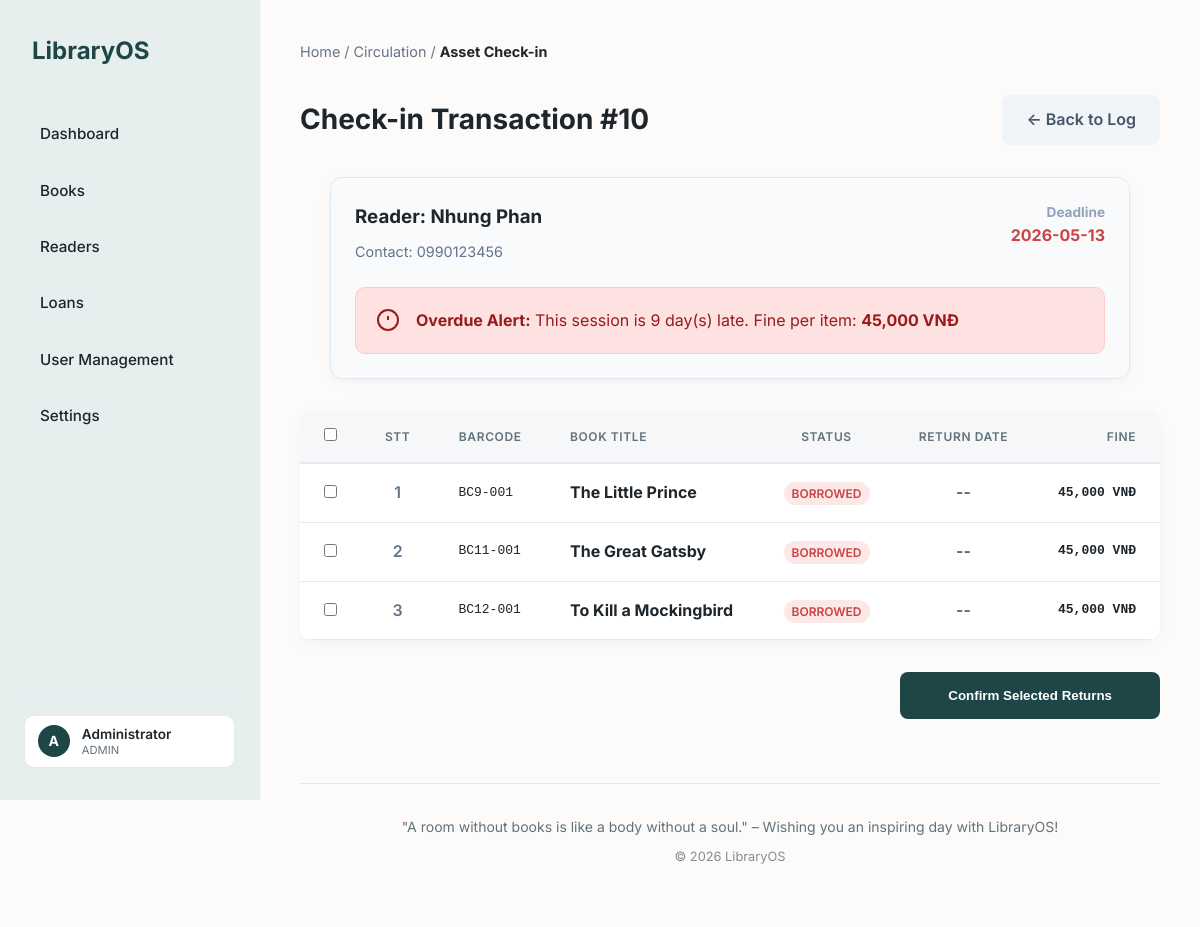
Before: /loan/return.php?loan_id=10 (signed in) with the older database file.
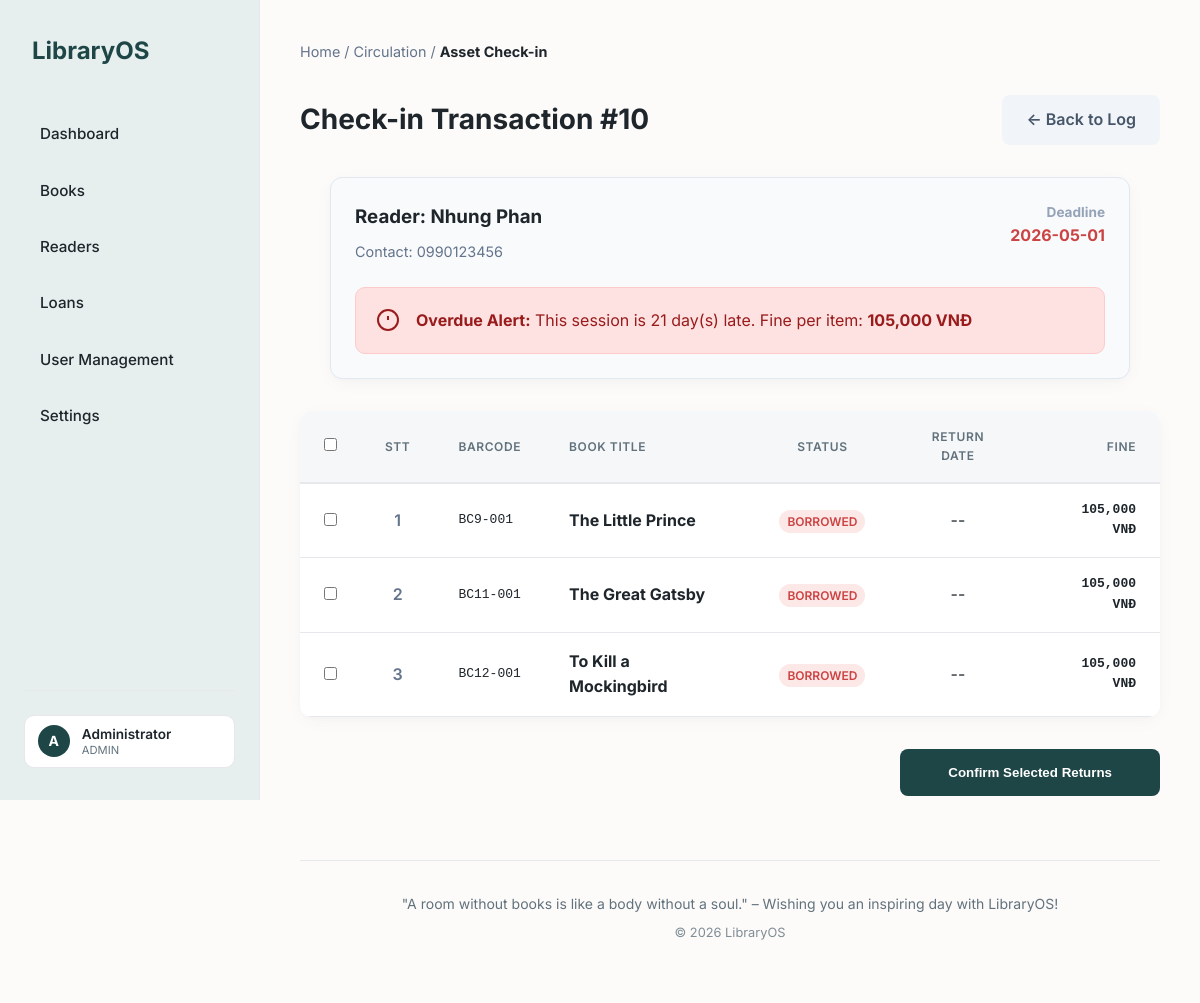
After: the same page with the newer database file.
### tables this page shows
CREATE TABLE loans (
    id INT AUTO_INCREMENT PRIMARY KEY,
    reader_id INT,
    borrow_date DATE DEFAULT (CURRENT_DATE),
    due_date DATE NOT NULL,
    status ENUM('ongoing', 'partial', 'closed') DEFAULT 'ongoing',
    created_at TIMESTAMP DEFAULT CURRENT_TIMESTAMP,
    FOREIGN KEY (reader_id) REFERENCES readers(id)
);

CREATE TABLE settings (
    setting_key VARCHAR(50) PRIMARY KEY,
    setting_value VARCHAR(255) NOT NULL,
    description TEXT
);

CREATE TABLE loan_details (
    id INT AUTO_INCREMENT PRIMARY KEY,
    loan_id INT,
    book_copy_id INT,  
    return_date DATE NULL,  
    fine_amount DECIMAL(10,2) DEFAULT 0,  
    status ENUM('borrowed', 'returned') DEFAULT 'borrowed',
    FOREIGN KEY (loan_id) REFERENCES loans(id) ON DELETE CASCADE,
    FOREIGN KEY (book_copy_id) REFERENCES book_copies(id)
);

CREATE TABLE readers (
    id INT AUTO_INCREMENT PRIMARY KEY,
    name VARCHAR(150) NOT NULL,
    phone VARCHAR(20) UNIQUE,
    email VARCHAR(100) UNIQUE,
    address TEXT,
    dob DATE,
    gender ENUM('male', 'female', 'other') DEFAULT 'male',
    status ENUM('active', 'inactive') DEFAULT 'active',  
    created_at TIMESTAMP DEFAULT CURRENT_TIMESTAMP
);

CREATE TABLE book_copies (
    id INT AUTO_INCREMENT PRIMARY KEY,
    book_id INT,
    barcode VARCHAR(50) UNIQUE NOT NULL,  
    status ENUM('available', 'borrowed') DEFAULT 'available',
    FOREIGN KEY (book_id) REFERENCES books(id) ON DELETE CASCADE
);

CREATE TABLE books (
    id INT AUTO_INCREMENT PRIMARY KEY,
    title VARCHAR(255) NOT NULL,
    publisher_id INT,
    pub_year INT,
    description TEXT,
    cover_image VARCHAR(255) DEFAULT NULL,
    FOREIGN KEY (publisher_id) REFERENCES publishers(id)
);

### loan/return.php (called while the page is built, shortened)
<?php
require_once '../env/config.php';
require_once '../system/sys_rules.php';
include '../inc/header.php';
$loan_id = isset($_GET['loan_id']) ? (int)$_GET['loan_id'] : 0;
$fine_rate = (int)get_setting('fine_per_day', 5000);
$current_date = date('Y-m-d');
$loan_query = "SELECT l.*, r.name as reader_name, r.phone FROM loans l JOIN readers r ON l.reader_id = r.id WHERE l.id = $loan_id";
$loan_res = mysqli_query($db_connect, $loan_query);
$loan_info = mysqli_fetch_assoc($loan_res);
$days_late_count = 0;
if ($current_date > $loan_info['due_date']) {
    $days_late_count = (strtotime($current_date) - strtotime($loan_info['due_date'])) / (60 * 60 * 24);
}
$calculated_fine = $days_late_count * $fine_rate;
$items_query = "SELECT d.*, bc.barcode, b.title FROM loan_details d JOIN book_copies bc ON d.book_copy_id = bc.id JOIN books b ON bc.book_id = b.id WHERE d.loan_id = $loan_id";
$items_recordset = mysqli_query($db_connect, $items_query);
include 'views/return_editor.php';
include '../inc/footer.php';

### system/sys_rules.php (called while the page is built, shortened)
<?php
function get_setting($key, $default = null) {
    global $db_connect;
    $safe_key = mysqli_real_escape_string($db_connect, $key);
    $query = "SELECT setting_value FROM settings WHERE setting_key = '$safe_key'";
    $result = mysqli_query($db_connect, $query);
    if ($result && mysqli_num_rows($result) > 0) {
        $row = mysqli_fetch_assoc($result);
        return $row['setting_value'];
    }
    return $default;
}
?>

### loan/views/return_editor.php (the view, shortened to what the changed rows need)
<div style="max-width: 1000px; margin: 0 auto;">
    <div style="display: flex; justify-content: space-between; align-items: center; margin-bottom: 2rem;">
        <h1 style="font-size: 1.75rem;">Check-in Transaction #<?php echo $loan_info['id']; ?></h1>
        <a href="loans.php" class="btn" style="background: #f1f5f9; color: #475569;">&larr; Back to Log</a>
    </div>
    <?php
    $has_active_items = false;
    mysqli_data_seek($items_recordset, 0);
    while ($chk = mysqli_fetch_assoc($items_recordset)) {
        if ($chk['status'] == 'borrowed') { $has_active_items = true; break; }
    }
    ?>
    <div class="form-card" style="margin-bottom: 2rem; background: #f8fafc; border: 1px solid #e2e8f0; padding: 1.5rem; border-radius: 12px;">
        <div style="display: flex; justify-content: space-between; align-items: flex-start;">
            <div>
                <h3 style="margin-bottom: 0.5rem;">Reader: <?php echo htmlspecialchars($loan_info['reader_name']); ?></h3>
                <p style="color: #64748b; font-size: 0.9rem;">Contact: <?php echo htmlspecialchars($loan_info['phone']); ?></p>
            </div>
            <div style="text-align: right;">
                <p style="font-size: 0.85rem; color: #94a3b8; font-weight: 700;">Deadline</p>
                <p style="font-weight: 700; color: <?php echo ($days_late_count > 0 && $has_active_items) ? 'var(--danger)' : 'inherit'; ?>;">
                    <?php echo $loan_info['due_date']; ?>
                </p>
            </div>
        </div>
        <?php if ($days_late_count > 0 && $has_active_items): ?>
            <div style="padding: 1.25rem; background: #fee2e2; color: #991b1b; border-radius: 10px; margin-top: 1.5rem; border: 1px solid #fecaca; display: flex; align-items: center; gap: 1rem;">
                <svg viewBox="0 0 24 24" width="24" height="24" stroke="currentColor" stroke-width="2" fill="none"><circle cx="12" cy="12" r="10"></circle><line x1="12" y1="8" x2="12" y2="12"></line><line x1="12" y1="16" x2="12.01" y2="16"></line></svg>
                <div>
                    <strong>Overdue Alert:</strong> This session is <?php echo $days_late_count; ?> day(s) late.
                    Fine per item: <strong><?php echo number_format($calculated_fine); ?> VNĐ</strong>
                </div>
            </div>
        <?php endif; ?>
    </div>
    <form action="" method="POST">
        <div class="table-container">
            <table class="datatable">
                <thead>
                    <tr>
                        <th width="40"><input type="checkbox" id="selectAllItems"></th>
                        <th width="40" style="text-align: center;">STT</th>
                        <th>Barcode</th>
                        <th style="text-align: left;">Book Title</th>
                        <th>Status</th>
                        <th>Return Date</th>
                        <th style="text-align: right;">Fine</th>
                    </tr>
                </thead>
                <tbody>
                    <?php
                    mysqli_data_seek($items_recordset, 0);
                    while ($row = mysqli_fetch_assoc($items_recordset)):
                    ?>
                        <tr>
                            <td align="center">
                                <?php if ($row['status'] == 'borrowed'): $has_active_items = true; ?>
                                    <input type="checkbox" name="return_details[]" class="item-checkbox" value="<?php echo $row['id']; ?>">
                                <?php else: ?>
                                    <span style="color: #cbd5e1;">-</span>
                                <?php endif; ?>
                            </td>
                            <?php static $stt = 1; ?>
                            <td align="center" style="font-weight: 600; color: #64748b;">
                                <?php echo $stt++; ?>
                            </td>
                            <td style="font-family: monospace;"><?php echo htmlspecialchars($row['barcode']); ?></td>
                            <td><strong><?php echo htmlspecialchars($row['title']); ?></strong></td>
                            <td align="center">
                                <span class="badge badge-<?php echo $row['status'] == 'returned' ? 'returned' : ($days_late_count > 0 ? 'overdue' : 'borrowing'); ?>">
                                    <?php echo strtoupper($row['status']); ?>
                                </span>
                            </td>
                            <td align="center"><?php echo $row['return_date'] ?: '--'; ?></td>
                            <td align="right" style="font-weight: 700; font-family: monospace;">
                                <?php echo number_format($row['status'] == 'returned' ? $row['fine_amount'] : ($row['status'] == 'borrowed' ? $calculated_fine : 0)); ?> VNĐ
                            </td>
                        </tr>
                    <?php endwhile; ?>
                </tbody>
            </table>
        </div>
    </form>
</div>

Changed rows visible on the page:
changed loans "Nhung Phan": due_date "2026-05-13" → "2026-05-01"; due_date "9" → "21"; due_date.setting_value "45,000" → "105,000"
changed through a linked row, loan_details "The Little Prince": status.setting_value "45,000" → "105,000"
changed through a linked row, loan_details "The Great Gatsby": status.setting_value "45,000" → "105,000"
changed through a linked row, loan_details "To Kill a Mockingbird": status.setting_value "45,000" → "105,000"
